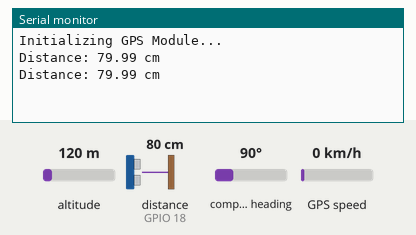
This sketch was run on a simulated ESP32. Shown: the last lines printed to the serial monitor. Wiring (inferred from the names in the program): ultrasonic range finder: trigger GPIO 5; echo GPIO 18. The inputs (shaded band) are chosen by the test bench; at power-on: altitude 120 m, distance to the obstacle (sensor on GPIO 18) 80 cm, compass heading 90°, GPS speed 0 km/h. The echo pulse lasts 58.3 µs per cm; the GPS gets a fix after 3 s at 37.7749, -122.4194 with 8 satellites.

Above: at 1.2 s.
1.3 s: altitude set to 20 m
At 2.9 s:
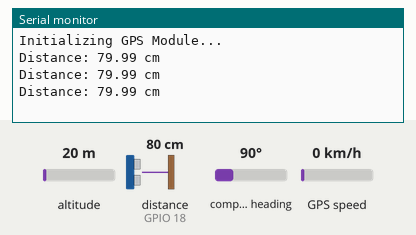
4.5 s: distance to the obstacle (sensor on GPIO 18) set to 2 cm
At 5.8 s:
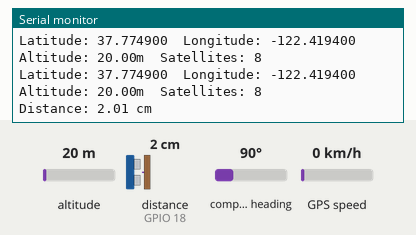
6.0 s: altitude set to 250 m
At 6.8 s:
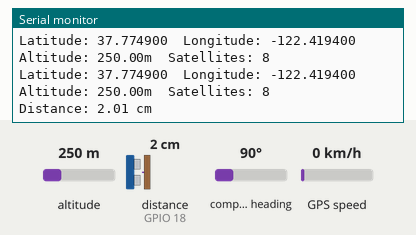
7.5 s: distance to the obstacle (sensor on GPIO 18) set to 4 cm
At 8.6 s:
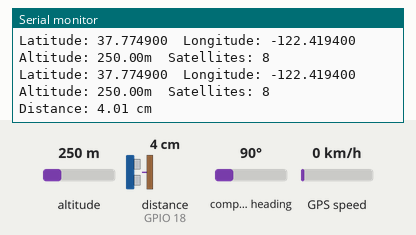
Timing chart, 0 to 10.0 s (numbered marks = the images above; inputs shaded):
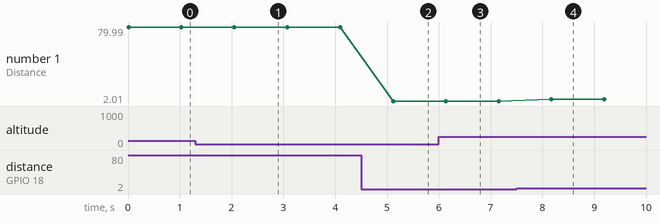

Measured:
- after the input at 4.5 s, the serial monitor: prints a new line after 0.62 s (image 2)
- after the input at 6.0 s, the serial monitor: prints a new line after 0.12 s (image 3)
- after the input at 7.5 s, the serial monitor: prints a new line after 0.67 s (image 4)
- plotted number 1: 79.99 → 2.01 after the input at 4.5 s, 2.01 → 4.01 after the input at 7.5 s

The sketch:

gpsmodule_test.ino
```cpp
#include <TinyGPS++.h>
#include <HardwareSerial.h>

// GPS Setup
TinyGPSPlus gps;
HardwareSerial GPS_Serial(2);
#define RXD2 16
#define TXD2 17

// Ultrasonic Sensor Setup
#define TrigPin 5  // Define trigger pin
#define EchoPin 18 // Define echo pin

String gpsData = "GPS Not Initialized";
float distanceCm = 0.0;

// Function declarations
void handleGPS();
void updateGPSData();
float measureDistance();

void setup() {
  Serial.begin(115200);

  // GPS Initialization
  GPS_Serial.begin(9600, SERIAL_8N1, RXD2, TXD2);
  Serial.println("Initializing GPS Module...");

  // Ultrasonic Sensor Initialization
  pinMode(TrigPin, OUTPUT);
  pinMode(EchoPin, INPUT);
}

void loop() {
  updateGPSData();
  distanceCm = measureDistance();

  // Print both GPS and Ultrasonic Data
  Serial.print("Distance: ");
  Serial.print(distanceCm);
  Serial.println(" cm");

  delay(1000); // Delay for stability
}

// Handle GPS data request
void handleGPS() {
  Serial.println("GPS Data Request: " + gpsData);
}

// Update GPS Data
void updateGPSData() {
  static bool gpsLocked = false;
  static bool gpsInitialized = false;

  while (GPS_Serial.available() > 0) {
    if (gps.encode(GPS_Serial.read())) {
      if (gps.location.isValid()) {
        if (!gpsInitialized) {
          Serial.println("GPS Powered On and Searching for Satellites...");
          gpsInitialized = true;
        }

        // If a new GPS fix is available
        if (gps.location.isUpdated()) {
          double latitude = gps.location.lat();
          double longitude = gps.location.lng();
          double altitude = gps.altitude.meters();
          int satellites = gps.satellites.value();

          // Update GPS Data
          gpsData = "Latitude: " + String(latitude, 6) +
                    "  Longitude: " + String(longitude, 6) +
                    "  Altitude: " + String(altitude) + "m" +
                    "  Satellites: " + String(satellites);

          Serial.println(gpsData);
          gpsLocked = true;
        }
      } else {
        if (gpsLocked) {
          gpsLocked = false;
          gpsData = "GPS Searching for satellites...";
          Serial.println("GPS Searching for satellites...");
        }
      }
    }
  }
}

// Measure distance using ultrasonic sensor
float measureDistance() {
  digitalWrite(TrigPin, LOW);
  delayMicroseconds(2);
  digitalWrite(TrigPin, HIGH);
  delayMicroseconds(10);
  digitalWrite(TrigPin, LOW);

  long duration = pulseIn(EchoPin, HIGH);
  float distance = duration * 0.0343 / 2; // Convert to cm

  return distance;
}
```
